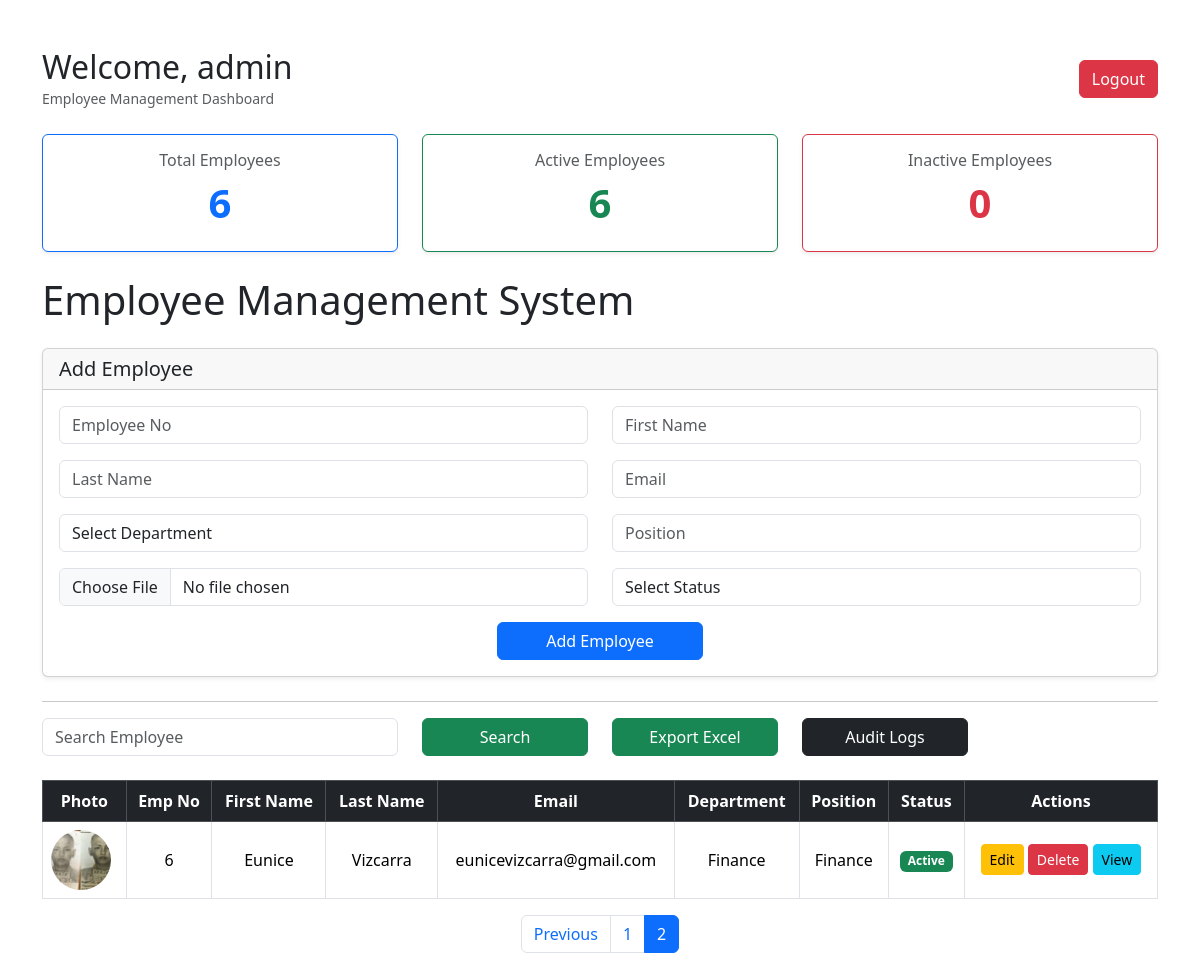
/?page=2&search= (signed in), run on an earlier commit of the app's database.
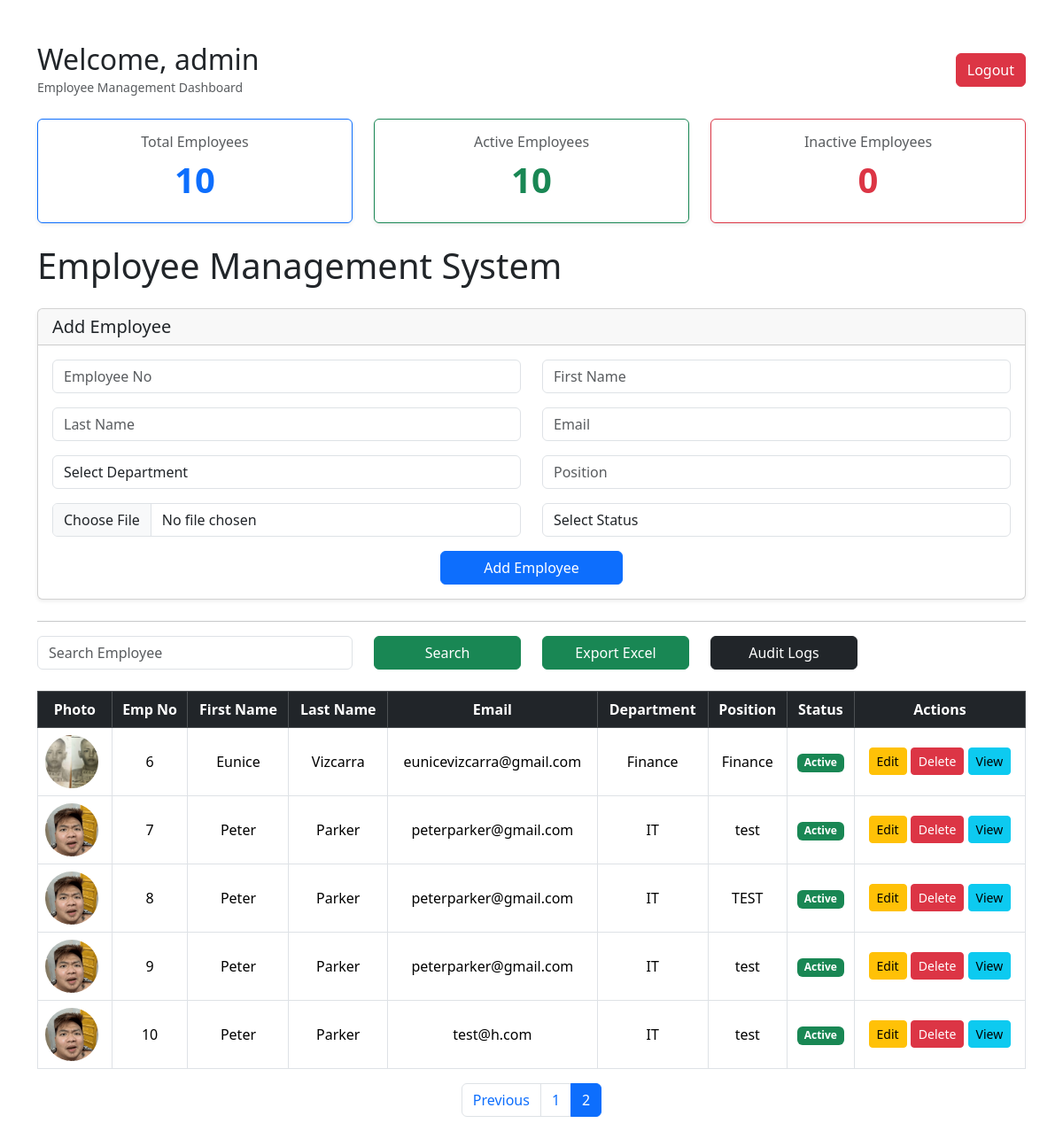
And on a later commit of the database.
### app.py (models this page shows)
class Employee(db.Model):
    id = db.Column(db.Integer, primary_key=True)
    employee_no = db.Column(db.String(20), nullable = False,unique=True)
    first_name = db.Column(db.String(100), nullable = False)
    last_name = db.Column(db.String(100), nullable = False)
    email = db.Column(db.String(100), nullable = False)
    department = db.Column(db.String(100), nullable = False)
    position = db.Column(db.String(100), nullable = False)
    status = db.Column(db.String(20), nullable = False)
    photo = db.Column(db.String(255), nullable=True)

### app.py (the view)
@app.route('/')
def home():
    if 'username' not in session:
        return redirect('/login')
    total_employees = Employee.query.count()
    active_employees = Employee.query.filter_by(status='Active').count()
    inactive_employees = Employee.query.filter_by(status='Inactive').count()
    page = request.args.get(
        'page',
        1,
        type=int
    )
    search = request.args.get('search','')
    if search:
        employees = Employee.query.filter(
        or_(
            Employee.employee_no.contains(search),
            Employee.first_name.contains(search),
            Employee.last_name.contains(search),
            Employee.email.contains(search),
            Employee.department.contains(search),
            Employee.position.contains(search),
            Employee.status.contains(search)
            )
        ).paginate(page=page,per_page=5)
    else:
        employees = Employee.query.paginate(
            page=page,
            per_page=5
        )
    return render_template(
        'index.html',
        employees=employees,
        search=search,
        username=session['username'],
        total_employees = total_employees,
        active_employees = active_employees,
        inactive_employees = inactive_employees
    )

### templates/index.html (shortened to what this page needs)
<!DOCTYPE html>
<html>
    <head>
        <link rel="stylesheet" href="https://cdn.jsdelivr.net/npm/bootstrap@5.3.3/dist/css/bootstrap.min.css">
    </head>
    <body>
     <div class = "container mt-5">
        <div class="d-flex justify-content-between align-items-center mb-4">
            <div>
                <h2 class="mb-0"> Welcome, {{ username }} </h2>
                <small class="text-muted">
                    Employee Management Dashboard
                </small>
            </div>
            <a href="/logout" class="btn btn-danger">Logout</a>
        </div>
        <div class="row mb-4">
            <div class = "col-md-4">
                <div class="card border-primary shadow-sm h-100">
                    <div class="card-body text-center">
                        <h6 class="text-muted">Total Employees</h6>
                        <h1 class="fw-bold text-primary">{{ total_employees or 0 }}</h1>
                    </div>
                </div>
            </div>
            <div class = "col-md-4">
                <div class = "card border-success shadow-sm h-100">
                    <div class="card-body text-center">
                        <h6 class="text-muted">Active Employees</h6>
                        <h1 class="fw-bold text-success">{{ active_employees or 0 }}</h1>
                    </div>
                </div>
            </div>
            <div class = "col-md-4">
                <div class = "card border-danger shadow-sm h-100">
                    <div class = "card-body text-center">
                        <h6 class="text-muted"> Inactive Employees</h6>
                        <h1 class="fw-bold text-danger">{{ inactive_employees or 0  }}</h1>
                    </div>
                </div>
            </div>
        </div>
        <h1 class="mb-4">Employee Management System</h1>
        <div class="card shadow-sm mb-4">
            <div class="card-header">
                <h5 class="mb-0"> Add Employee</h5>
            </div>
            <div class="card-body">
                <form action="/add" method ="POST" enctype="multipart/form-data">
            <div class="row">
                <div class="col-md-6 mb-3">
                    <input
                        class="form-control"
                        type="text"
                        name="employee_no"
                        placeholder="Employee No"
                        required
                        >
                </div>
                <div class="col-md-6 mb-3">
                    <input
                        class="form-control"
                        type="text"
                        name="first_name"
                        placeholder="First Name"
                        required
                    >
                </div>
            </div>
            <div class="row">
                <div class = "col-md-6 mb-3">
                    <input
                        class="form-control"
                        type="text"
                        name = "last_name"
                        placeholder="Last Name"
                        required
                    >
                </div>
                <div class = "col-md-6 mb-3">
                    <input
                        class="form-control"
                        type="email"
                        name = "email"
                        placeholder="Email"
                        required
                    >
                </div>
            </div>
        <div class="row">
            <div class = "col-md-6 mb-3">
                <select name="department" class="form-control" required>
                    <option value="">Select Department</option>
                </select>
            </div>
            <div class = "col-md-6 mb-3">
                <input
                    class="form-control"
                    type="text"
                    name="position"
                    placeholder="Position"
                >
            </div>
        </div>
        <div class="row">
            <div class="col-md-6 mb-3">
                <input
                    type="file"
                    name="photo"
                    class="form-control"
                >
            </div>
            <div class="col-md-6 mb-3">
                <select name="status" class="form-control" required>
                    <option value="">Select Status</option>
                </select>
            </div>
        </div>
           <div class="text-center">
                <button class="btn btn-primary px-5"> Add Employee </button>
           </div>
        </form>
            </div>
        </div>
        <hr>
        <form method="GET">
    <div class="row mb-4 align-items-center">
        <div class="col-md-4">
            <input
                type="text"
                class="form-control"
                name="search"
                placeholder="Search Employee"
                value="{{ search }}"
            >
        </div>
        <div class="col-md-2">
            <button
                class="btn btn-success w-100"
                type="submit"
            >
                Search
            </button>
        </div>
        <div class="col-md-2">
            <a
                href="/export"
                class="btn btn-success w-100"
            >
                Export Excel
            </a>
        </div>
        <div class="col-md-2">
            <a
                href="/audit-logs"
                class="btn btn-dark w-100"
            >
                Audit Logs
            </a>
        </div>
    </div>
</form>
     <table class="table table-bordered table-hover align-middle">
        <thead class="table-dark text-center">
            <tr>
                <th class="text-center">Photo</th>
                <th class="text-center">Emp No</th>
                <th class="text-center">First Name</th>
                <th class="text-center">Last Name</th>
                <th class="text-center">Email</th>
                <th class="text-center">Department</th>
                <th class="text-center">Position</th>
                <th class="text-center">Status</th>
                <th class="text-center">Actions</th>
            </tr>
        </thead>
     <tbody>
    {% if employees.items %}
        {% for employee in employees.items %}
        <tr>
            <td>
                 {% if employee.photo %}
                    <img
                        src="{{ url_for('static', filename='uploads/' + employee.photo) }}"
                        width="60"
                        height="60"
                        style="object-fit: cover;border-radius: 50%;"
                    >
                 {% else %}
                 No Photo
                 {% endif %}
            </td>
            <td class="text-center" >{{ employee.employee_no }} </td>
            <td class="text-center" >{{ employee.first_name }}</td>
            <td class="text-center">{{ employee.last_name }}</td>
            <td class="text-center">{{ employee.email }}</td>
            <td class="text-center">{{ employee.department }}</td>
            <td class="text-center">{{ employee.position }}</td>
            <td class="text-center">
                {% if employee.status == 'Active' %}
                    <span class="badge bg-success">Active</span>
                {% else %}
                    <span class="badge bg-danger">Inactive</span>
                {% endif %}
            </td>
            <td class="text-center" >
                <a class = "btn btn-warning btn-sm" href="/edit/{{ employee.id }}">
                    Edit
                </a>
                <a href="/delete/{{employee.id}}" class="btn btn-danger btn-sm" onclick="return confirm('Delete this employee?')">
                    Delete
                </a>
                <a href="/employee/{{ employee.id }}" class="btn btn-info btn-sm">
                    View
                </a>
            </td>
        </tr>
        {% endfor %}
    {% else %}
    <tr>
        <td colspan="9" class="text-center text-muted py-4">
            No employees found.
        </td>
    </tr>
    {% endif %}
     </tbody>
     </table>
     <nav>
        <ul class="pagination justify-content-center">
            {% if employees.has_prev %}
            <li class="page-item">
                <a href="?page={{ employees.prev_num }} &search={{ search }}"  class="page-link"> Previous </a>
            </li>
            {% endif %}
            {% for num in employees.iter_pages() %}
                {% if num %}
                    <li
                        class="page-item
                        {% if num == employees.page %}
                        active
                        {% endif %}"
                    >
                    <a href="?page={{ num }}&search={{ search }}" class="page-link"> {{ num }} </a>
                    </li>
                {% endif %}
            {% endfor %}
        </ul>
     </nav>
     </div>
    </body>
</html>

What changed in the data, as far as the page shows it:
added Employee: photo (picture), employee_no "7", first_name "Peter", last_name "Parker", email "peterparker@gmail.com", department "IT", position "test", status "Active"
added Employee: photo (picture), employee_no "8", first_name "Peter", last_name "Parker", email "peterparker@gmail.com", department "IT", position "TEST", status "Active"
added Employee: photo (picture), employee_no "9", first_name "Peter", last_name "Parker", email "peterparker@gmail.com", department "IT", position "test", status "Active"
added Employee: photo (picture), employee_no "10", first_name "Peter", last_name "Parker", email "test@h.com", department "IT", position "test", status "Active"
Also different on the page:
{{ total_employees or 0 }}: "6" → "10"
{{ active_employees or 0 }}: "6" → "10"
